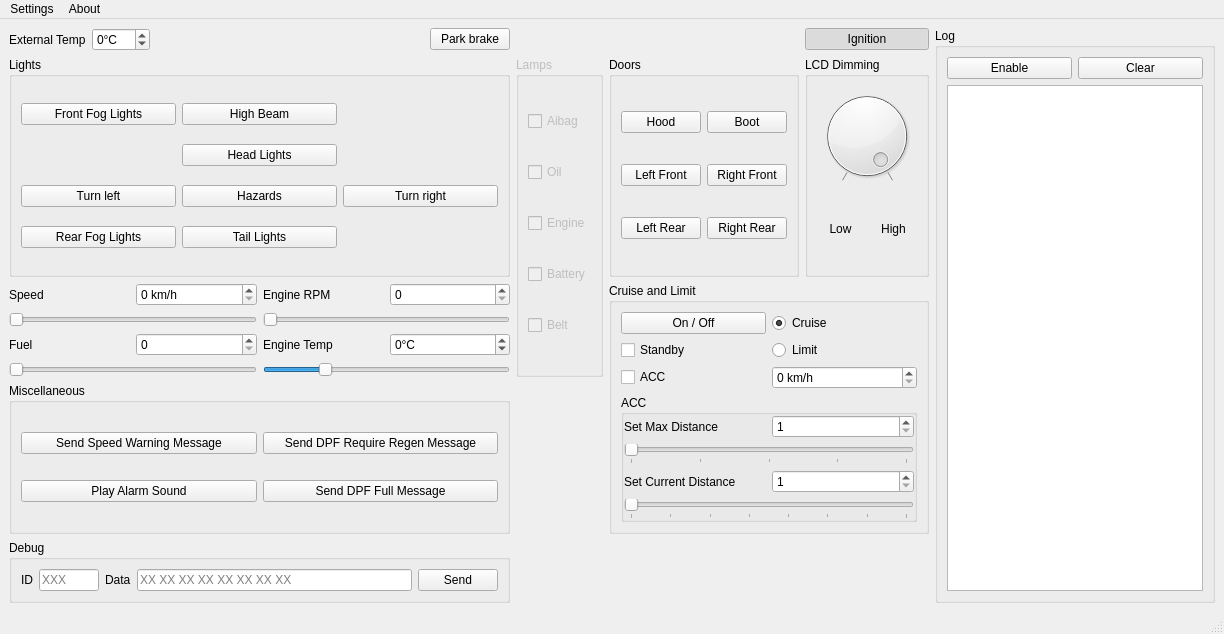
<?xml version="1.0" encoding="UTF-8"?>
<ui version="4.0">
 <class>FormCar</class>
 <widget class="QMainWindow" name="FormCar">
  <property name="geometry">
   <rect>
    <x>0</x>
    <y>0</y>
    <width>1224</width>
    <height>634</height>
   </rect>
  </property>
  <widget class="QWidget" name="centralwidget">
   <property name="windowTitle">
    <string>Form</string>
   </property>
   <property name="layoutDirection">
    <enum>Qt::LeftToRight</enum>
   </property>
   <layout class="QGridLayout" name="gridLayout">
    <property name="leftMargin">
     <number>9</number>
    </property>
    <property name="topMargin">
     <number>9</number>
    </property>
    <property name="rightMargin">
     <number>9</number>
    </property>
    <property name="bottomMargin">
     <number>9</number>
    </property>
    <item row="1" column="3" rowspan="3">
     <widget class="QGroupBox" name="groupBox">
      <property name="enabled">
       <bool>false</bool>
      </property>
      <property name="title">
       <string>Lamps</string>
      </property>
      <layout class="QVBoxLayout" name="verticalLayout_4">
       <item>
        <widget class="QCheckBox" name="checkBox_airbag">
         <property name="text">
          <string>Aibag</string>
         </property>
        </widget>
       </item>
       <item>
        <widget class="QCheckBox" name="checkBox_oil">
         <property name="text">
          <string>Oil</string>
         </property>
        </widget>
       </item>
       <item>
        <widget class="QCheckBox" name="checkBox_engine">
         <property name="text">
          <string>Engine</string>
         </property>
        </widget>
       </item>
       <item>
        <widget class="QCheckBox" name="checkBox_battery">
         <property name="text">
          <string>Battery</string>
         </property>
        </widget>
       </item>
       <item>
        <widget class="QCheckBox" name="checkBox">
         <property name="text">
          <string>Belt</string>
         </property>
        </widget>
       </item>
      </layout>
     </widget>
    </item>
    <item row="5" column="0" colspan="3">
     <widget class="QGroupBox" name="groupBox_debug">
      <property name="title">
       <string>Debug</string>
      </property>
      <layout class="QHBoxLayout" name="horizontalLayout">
       <item>
        <widget class="QLabel" name="label_2">
         <property name="text">
          <string>ID</string>
         </property>
        </widget>
       </item>
       <item>
        <widget class="QLineEdit" name="lineEdit_debugID">
         <property name="sizePolicy">
          <sizepolicy hsizetype="Minimum" vsizetype="Fixed">
           <horstretch>0</horstretch>
           <verstretch>0</verstretch>
          </sizepolicy>
         </property>
         <property name="maximumSize">
          <size>
           <width>60</width>
           <height>16777215</height>
          </size>
         </property>
         <property name="inputMask">
          <string/>
         </property>
         <property name="text">
          <string/>
         </property>
         <property name="maxLength">
          <number>3</number>
         </property>
         <property name="placeholderText">
          <string>XXX</string>
         </property>
        </widget>
       </item>
       <item>
        <widget class="QLabel" name="label_3">
         <property name="text">
          <string>Data</string>
         </property>
        </widget>
       </item>
       <item>
        <widget class="QLineEdit" name="lineEdit_debugData">
         <property name="sizePolicy">
          <sizepolicy hsizetype="Expanding" vsizetype="Fixed">
           <horstretch>0</horstretch>
           <verstretch>0</verstretch>
          </sizepolicy>
         </property>
         <property name="inputMask">
          <string/>
         </property>
         <property name="text">
          <string/>
         </property>
         <property name="maxLength">
          <number>23</number>
         </property>
         <property name="frame">
          <bool>true</bool>
         </property>
         <property name="placeholderText">
          <string>XX XX XX XX XX XX XX XX</string>
         </property>
        </widget>
       </item>
       <item>
        <widget class="QPushButton" name="pushButton_debugSend">
         <property name="sizePolicy">
          <sizepolicy hsizetype="Minimum" vsizetype="Fixed">
           <horstretch>0</horstretch>
           <verstretch>0</verstretch>
          </sizepolicy>
         </property>
         <property name="text">
          <string>Send</string>
         </property>
         <property name="checkable">
          <bool>true</bool>
         </property>
        </widget>
       </item>
      </layout>
     </widget>
    </item>
    <item row="0" column="5">
     <layout class="QHBoxLayout" name="ignitionBox">
      <item>
       <widget class="QPushButton" name="pushButton_Ignition">
        <property name="text">
         <string>Ignition</string>
        </property>
        <property name="checkable">
         <bool>true</bool>
        </property>
        <property name="checked">
         <bool>true</bool>
        </property>
       </widget>
      </item>
     </layout>
    </item>
    <item row="0" column="0" colspan="3">
     <layout class="QHBoxLayout" name="horizontalLayout_2">
      <item>
       <widget class="QLabel" name="labelExternalTemp">
        <property name="sizePolicy">
         <sizepolicy hsizetype="Preferred" vsizetype="Preferred">
          <horstretch>0</horstretch>
          <verstretch>0</verstretch>
         </sizepolicy>
        </property>
        <property name="minimumSize">
         <size>
          <width>0</width>
          <height>0</height>
         </size>
        </property>
        <property name="text">
         <string>External Temp</string>
        </property>
       </widget>
      </item>
      <item>
       <widget class="QSpinBox" name="spinBox_externalTemp">
        <property name="sizePolicy">
         <sizepolicy hsizetype="Fixed" vsizetype="Fixed">
          <horstretch>0</horstretch>
          <verstretch>0</verstretch>
         </sizepolicy>
        </property>
        <property name="maximumSize">
         <size>
          <width>16777215</width>
          <height>16777215</height>
         </size>
        </property>
        <property name="sizeIncrement">
         <size>
          <width>0</width>
          <height>0</height>
         </size>
        </property>
        <property name="baseSize">
         <size>
          <width>0</width>
          <height>0</height>
         </size>
        </property>
        <property name="showGroupSeparator" stdset="0">
         <bool>true</bool>
        </property>
        <property name="suffix">
         <string>°C</string>
        </property>
        <property name="minimum">
         <number>-40</number>
        </property>
        <property name="maximum">
         <number>64</number>
        </property>
       </widget>
      </item>
      <item>
       <spacer name="horizontalSpacer">
        <property name="orientation">
         <enum>Qt::Horizontal</enum>
        </property>
        <property name="sizeHint" stdset="0">
         <size>
          <width>40</width>
          <height>20</height>
         </size>
        </property>
       </spacer>
      </item>
      <item>
       <widget class="QPushButton" name="pushButton_parkBrake">
        <property name="text">
         <string>Park brake</string>
        </property>
        <property name="checkable">
         <bool>true</bool>
        </property>
       </widget>
      </item>
     </layout>
    </item>
    <item row="3" column="0" colspan="3">
     <layout class="QHBoxLayout" name="fuelEngineTempBox">
      <item>
       <layout class="QVBoxLayout" name="fuelLayout">
        <item>
         <layout class="QHBoxLayout" name="sub_fuelLayout">
          <item>
           <widget class="QLabel" name="fuelLabel">
            <property name="text">
             <string>Fuel</string>
            </property>
           </widget>
          </item>
          <item>
           <widget class="QSpinBox" name="spinBox_Fuel">
            <property name="maximum">
             <number>100</number>
            </property>
           </widget>
          </item>
         </layout>
        </item>
        <item>
         <widget class="QSlider" name="horizontalSlider_Fuel">
          <property name="maximum">
           <number>100</number>
          </property>
          <property name="singleStep">
           <number>1</number>
          </property>
          <property name="orientation">
           <enum>Qt::Horizontal</enum>
          </property>
         </widget>
        </item>
       </layout>
      </item>
      <item>
       <layout class="QVBoxLayout" name="engineTempLayout">
        <item>
         <layout class="QHBoxLayout" name="sub_engineTempLayout">
          <item>
           <widget class="QLabel" name="engineTempLabel">
            <property name="text">
             <string>Engine Temp</string>
            </property>
           </widget>
          </item>
          <item>
           <widget class="QSpinBox" name="spinBox_Temp">
            <property name="suffix">
             <string>°C</string>
            </property>
            <property name="minimum">
             <number>-60</number>
            </property>
            <property name="maximum">
             <number>195</number>
            </property>
           </widget>
          </item>
         </layout>
        </item>
        <item>
         <widget class="QSlider" name="horizontalSlider_EngTemp">
          <property name="minimum">
           <number>-60</number>
          </property>
          <property name="maximum">
           <number>195</number>
          </property>
          <property name="orientation">
           <enum>Qt::Horizontal</enum>
          </property>
         </widget>
        </item>
       </layout>
      </item>
     </layout>
    </item>
    <item row="4" column="0" colspan="3">
     <widget class="QGroupBox" name="miscellaneusBox">
      <property name="title">
       <string>Miscellaneous</string>
      </property>
      <property name="checkable">
       <bool>false</bool>
      </property>
      <layout class="QGridLayout" name="gridLayout_3">
       <item row="1" column="0">
        <widget class="QPushButton" name="pushButton_alarmSound">
         <property name="text">
          <string>Play Alarm Sound</string>
         </property>
         <property name="checkable">
          <bool>true</bool>
         </property>
        </widget>
       </item>
       <item row="0" column="0">
        <widget class="QPushButton" name="pushButton_speedWarning">
         <property name="text">
          <string>Send Speed Warning Message</string>
         </property>
         <property name="checkable">
          <bool>true</bool>
         </property>
         <property name="autoRepeat">
          <bool>false</bool>
         </property>
        </widget>
       </item>
       <item row="0" column="1">
        <widget class="QPushButton" name="pushButton_dpfRegen">
         <property name="text">
          <string>Send DPF Require Regen Message</string>
         </property>
         <property name="checkable">
          <bool>true</bool>
         </property>
        </widget>
       </item>
       <item row="1" column="1">
        <widget class="QPushButton" name="pushButton_dpfFull">
         <property name="text">
          <string>Send DPF Full Message</string>
         </property>
         <property name="checkable">
          <bool>true</bool>
         </property>
        </widget>
       </item>
      </layout>
     </widget>
    </item>
    <item row="1" column="4">
     <widget class="QGroupBox" name="doorsBox">
      <property name="enabled">
       <bool>true</bool>
      </property>
      <property name="title">
       <string>Doors</string>
      </property>
      <layout class="QGridLayout" name="gridLayout_2">
       <item row="0" column="1">
        <widget class="QPushButton" name="pushButton_bootButton">
         <property name="text">
          <string>Boot</string>
         </property>
         <property name="checkable">
          <bool>true</bool>
         </property>
        </widget>
       </item>
       <item row="2" column="1">
        <widget class="QPushButton" name="pushButton_rrDoorButton">
         <property name="text">
          <string>Right Rear</string>
         </property>
         <property name="checkable">
          <bool>true</bool>
         </property>
        </widget>
       </item>
       <item row="2" column="0">
        <widget class="QPushButton" name="pushButton_lrDoorButton">
         <property name="text">
          <string>Left Rear</string>
         </property>
         <property name="checkable">
          <bool>true</bool>
         </property>
        </widget>
       </item>
       <item row="1" column="0">
        <widget class="QPushButton" name="pushButton_lfDoorButton">
         <property name="text">
          <string>Left Front</string>
         </property>
         <property name="checkable">
          <bool>true</bool>
         </property>
        </widget>
       </item>
       <item row="1" column="1">
        <widget class="QPushButton" name="pushButton_rfDoorButton">
         <property name="text">
          <string>Right Front</string>
         </property>
         <property name="checkable">
          <bool>true</bool>
         </property>
        </widget>
       </item>
       <item row="0" column="0">
        <widget class="QPushButton" name="pushButton_hoodButton">
         <property name="text">
          <string>Hood</string>
         </property>
         <property name="checkable">
          <bool>true</bool>
         </property>
        </widget>
       </item>
      </layout>
     </widget>
    </item>
    <item row="0" column="6" rowspan="6">
     <widget class="QGroupBox" name="groupBox_log">
      <property name="title">
       <string>Log</string>
      </property>
      <layout class="QVBoxLayout" name="verticalLayout_3">
       <item>
        <layout class="QHBoxLayout" name="horizontalLayout_3">
         <item>
          <widget class="QPushButton" name="pushButton_logEnable">
           <property name="text">
            <string>Enable</string>
           </property>
           <property name="checkable">
            <bool>true</bool>
           </property>
          </widget>
         </item>
         <item>
          <widget class="QPushButton" name="pushButton_logClear">
           <property name="enabled">
            <bool>true</bool>
           </property>
           <property name="text">
            <string>Clear</string>
           </property>
          </widget>
         </item>
        </layout>
       </item>
       <item>
        <widget class="QPlainTextEdit" name="plainTextEdit_log">
         <property name="enabled">
          <bool>true</bool>
         </property>
         <property name="lineWrapMode">
          <enum>QPlainTextEdit::NoWrap</enum>
         </property>
         <property name="readOnly">
          <bool>true</bool>
         </property>
        </widget>
       </item>
      </layout>
     </widget>
    </item>
    <item row="2" column="0" colspan="3">
     <layout class="QHBoxLayout" name="speedRPMBox">
      <item>
       <layout class="QVBoxLayout" name="speedLayout">
        <item>
         <layout class="QHBoxLayout" name="sub_speedLayout">
          <item>
           <widget class="QLabel" name="speedLabel">
            <property name="text">
             <string>Speed</string>
            </property>
           </widget>
          </item>
          <item>
           <widget class="QSpinBox" name="spinBox_Speed">
            <property name="suffix">
             <string> km/h</string>
            </property>
            <property name="maximum">
             <number>315</number>
            </property>
           </widget>
          </item>
         </layout>
        </item>
        <item>
         <widget class="QSlider" name="horizontalSlider_Speed">
          <property name="maximum">
           <number>315</number>
          </property>
          <property name="orientation">
           <enum>Qt::Horizontal</enum>
          </property>
         </widget>
        </item>
       </layout>
      </item>
      <item>
       <layout class="QVBoxLayout" name="engineRPMLayout">
        <item>
         <layout class="QHBoxLayout" name="sub_engineRPMLayout">
          <item>
           <widget class="QLabel" name="engineRPMLabel">
            <property name="text">
             <string>Engine RPM</string>
            </property>
           </widget>
          </item>
          <item>
           <widget class="QSpinBox" name="spinBox_RPM">
            <property name="maximum">
             <number>8000</number>
            </property>
           </widget>
          </item>
         </layout>
        </item>
        <item>
         <widget class="QSlider" name="horizontalSlider_RPM">
          <property name="maximum">
           <number>8000</number>
          </property>
          <property name="orientation">
           <enum>Qt::Horizontal</enum>
          </property>
          <property name="tickPosition">
           <enum>QSlider::NoTicks</enum>
          </property>
          <property name="tickInterval">
           <number>0</number>
          </property>
         </widget>
        </item>
       </layout>
      </item>
     </layout>
    </item>
    <item row="1" column="5">
     <widget class="QGroupBox" name="dimming_Box">
      <property name="title">
       <string>LCD Dimming</string>
      </property>
      <layout class="QVBoxLayout" name="verticalLayout_2">
       <item>
        <widget class="QDial" name="dial_Dimming">
         <property name="layoutDirection">
          <enum>Qt::LeftToRight</enum>
         </property>
         <property name="autoFillBackground">
          <bool>false</bool>
         </property>
         <property name="inputMethodHints">
          <set>Qt::ImhNone</set>
         </property>
         <property name="maximum">
          <number>1</number>
         </property>
         <property name="pageStep">
          <number>1</number>
         </property>
         <property name="value">
          <number>1</number>
         </property>
         <property name="orientation">
          <enum>Qt::Horizontal</enum>
         </property>
         <property name="invertedControls">
          <bool>false</bool>
         </property>
         <property name="notchesVisible">
          <bool>true</bool>
         </property>
        </widget>
       </item>
       <item>
        <layout class="QHBoxLayout" name="dimming_Layout">
         <item>
          <widget class="QLabel" name="dimmingLow">
           <property name="layoutDirection">
            <enum>Qt::LeftToRight</enum>
           </property>
           <property name="text">
            <string>Low</string>
           </property>
           <property name="alignment">
            <set>Qt::AlignCenter</set>
           </property>
          </widget>
         </item>
         <item>
          <widget class="QLabel" name="dimmingHigh">
           <property name="text">
            <string>High</string>
           </property>
           <property name="alignment">
            <set>Qt::AlignCenter</set>
           </property>
          </widget>
         </item>
        </layout>
       </item>
      </layout>
     </widget>
    </item>
    <item row="1" column="0" colspan="3">
     <widget class="QGroupBox" name="lightsBox">
      <property name="sizePolicy">
       <sizepolicy hsizetype="Preferred" vsizetype="Preferred">
        <horstretch>100</horstretch>
        <verstretch>100</verstretch>
       </sizepolicy>
      </property>
      <property name="title">
       <string>Lights</string>
      </property>
      <property name="checkable">
       <bool>false</bool>
      </property>
      <layout class="QGridLayout" name="gridLayout_4">
       <property name="leftMargin">
        <number>9</number>
       </property>
       <property name="topMargin">
        <number>9</number>
       </property>
       <property name="rightMargin">
        <number>9</number>
       </property>
       <property name="bottomMargin">
        <number>9</number>
       </property>
       <property name="horizontalSpacing">
        <number>6</number>
       </property>
       <property name="verticalSpacing">
        <number>2</number>
       </property>
       <item row="7" column="0">
        <widget class="QPushButton" name="pushButton_RearFogLights">
         <property name="text">
          <string>Rear Fog Lights</string>
         </property>
         <property name="checkable">
          <bool>true</bool>
         </property>
        </widget>
       </item>
       <item row="7" column="1">
        <widget class="QPushButton" name="pushButton_TailLights">
         <property name="text">
          <string>Tail Lights</string>
         </property>
         <property name="checkable">
          <bool>true</bool>
         </property>
        </widget>
       </item>
       <item row="1" column="0">
        <widget class="QPushButton" name="pushButton_FrontFogLights">
         <property name="text">
          <string>Front Fog Lights</string>
         </property>
         <property name="checkable">
          <bool>true</bool>
         </property>
        </widget>
       </item>
       <item row="5" column="1">
        <widget class="QPushButton" name="pushButton_hazardLights">
         <property name="enabled">
          <bool>true</bool>
         </property>
         <property name="text">
          <string>Hazards</string>
         </property>
         <property name="checkable">
          <bool>true</bool>
         </property>
        </widget>
       </item>
       <item row="5" column="0">
        <widget class="QPushButton" name="pushButton_LeftTurn">
         <property name="text">
          <string>Turn left</string>
         </property>
         <property name="checkable">
          <bool>true</bool>
         </property>
        </widget>
       </item>
       <item row="4" column="1">
        <widget class="QPushButton" name="pushButton_HeadLights">
         <property name="text">
          <string>Head Lights</string>
         </property>
         <property name="checkable">
          <bool>true</bool>
         </property>
        </widget>
       </item>
       <item row="5" column="2">
        <widget class="QPushButton" name="pushButton_RightTurn">
         <property name="sizePolicy">
          <sizepolicy hsizetype="Preferred" vsizetype="Preferred">
           <horstretch>0</horstretch>
           <verstretch>0</verstretch>
          </sizepolicy>
         </property>
         <property name="text">
          <string>Turn right</string>
         </property>
         <property name="checkable">
          <bool>true</bool>
         </property>
        </widget>
       </item>
       <item row="1" column="1">
        <widget class="QPushButton" name="pushButton_HighBeam">
         <property name="text">
          <string>High Beam</string>
         </property>
         <property name="checkable">
          <bool>true</bool>
         </property>
        </widget>
       </item>
      </layout>
     </widget>
    </item>
    <item row="2" column="4" rowspan="3" colspan="2">
     <widget class="QGroupBox" name="cruiseBox">
      <property name="title">
       <string>Cruise and Limit</string>
      </property>
      <layout class="QGridLayout" name="gridLayout_5">
       <item row="0" column="0">
        <widget class="QPushButton" name="pushButton_cruiseEnable">
         <property name="text">
          <string>On / Off</string>
         </property>
         <property name="checkable">
          <bool>true</bool>
         </property>
        </widget>
       </item>
       <item row="3" column="1">
        <widget class="QSpinBox" name="spinBox_cruiseSpeed">
         <property name="suffix">
          <string> km/h</string>
         </property>
         <property name="maximum">
          <number>268</number>
         </property>
        </widget>
       </item>
       <item row="3" column="0">
        <widget class="QCheckBox" name="checkBox_accStatus">
         <property name="text">
          <string>ACC</string>
         </property>
        </widget>
       </item>
       <item row="1" column="1">
        <widget class="QRadioButton" name="radioButton_limit">
         <property name="text">
          <string>Limit</string>
         </property>
        </widget>
       </item>
       <item row="4" column="0" colspan="2">
        <widget class="QGroupBox" name="accBox">
         <property name="title">
          <string>ACC</string>
         </property>
         <layout class="QVBoxLayout" name="accLayout">
          <property name="spacing">
           <number>6</number>
          </property>
          <property name="leftMargin">
           <number>0</number>
          </property>
          <property name="topMargin">
           <number>0</number>
          </property>
          <property name="rightMargin">
           <number>0</number>
          </property>
          <property name="bottomMargin">
           <number>0</number>
          </property>
          <item>
           <layout class="QVBoxLayout" name="accMaxDistanceVLayout">
            <item>
             <layout class="QHBoxLayout" name="accOnStandbyLayout"/>
            </item>
            <item>
             <layout class="QHBoxLayout" name="accMaxDistanceLayout">
              <item>
               <widget class="QLabel" name="accMaxDistanceLabel">
                <property name="text">
                 <string>Set Max Distance</string>
                </property>
               </widget>
              </item>
              <item>
               <widget class="QSpinBox" name="spinBox_accSetDistance">
                <property name="enabled">
                 <bool>true</bool>
                </property>
                <property name="minimum">
                 <number>1</number>
                </property>
                <property name="maximum">
                 <number>5</number>
                </property>
               </widget>
              </item>
             </layout>
            </item>
            <item>
             <widget class="QSlider" name="horizontalSlider_accSetDistance">
              <property name="sizePolicy">
               <sizepolicy hsizetype="Expanding" vsizetype="Fixed">
                <horstretch>0</horstretch>
                <verstretch>0</verstretch>
               </sizepolicy>
              </property>
              <property name="minimumSize">
               <size>
                <width>0</width>
                <height>0</height>
               </size>
              </property>
              <property name="maximumSize">
               <size>
                <width>16777215</width>
                <height>16777215</height>
               </size>
              </property>
              <property name="whatsThis">
               <string/>
              </property>
              <property name="accessibleDescription">
               <string/>
              </property>
              <property name="minimum">
               <number>1</number>
              </property>
              <property name="maximum">
               <number>5</number>
              </property>
              <property name="pageStep">
               <number>1</number>
              </property>
              <property name="value">
               <number>1</number>
              </property>
              <property name="sliderPosition">
               <number>1</number>
              </property>
              <property name="orientation">
               <enum>Qt::Horizontal</enum>
              </property>
              <property name="tickPosition">
               <enum>QSlider::TicksBelow</enum>
              </property>
              <property name="tickInterval">
               <number>1</number>
              </property>
             </widget>
            </item>
           </layout>
          </item>
          <item>
           <layout class="QVBoxLayout" name="accCurrentDistanceVLayout">
            <item>
             <layout class="QHBoxLayout" name="accCurrentDistanceLayout">
              <item>
               <widget class="QLabel" name="accCurrentDistanceLabel">
                <property name="enabled">
                 <bool>true</bool>
                </property>
                <property name="text">
                 <string>Set Current Distance</string>
                </property>
               </widget>
              </item>
              <item>
               <widget class="QSpinBox" name="spinBox_accSimulateDistance">
                <property name="enabled">
                 <bool>true</bool>
                </property>
                <property name="minimum">
                 <number>1</number>
                </property>
                <property name="maximum">
                 <number>8</number>
                </property>
               </widget>
              </item>
             </layout>
            </item>
            <item>
             <widget class="QSlider" name="horizontalSlider_accSimulateDistance">
              <property name="enabled">
               <bool>true</bool>
              </property>
              <property name="minimum">
               <number>1</number>
              </property>
              <property name="maximum">
               <number>8</number>
              </property>
              <property name="pageStep">
               <number>1</number>
              </property>
              <property name="sliderPosition">
               <number>1</number>
              </property>
              <property name="orientation">
               <enum>Qt::Horizontal</enum>
              </property>
              <property name="tickPosition">
               <enum>QSlider::TicksBelow</enum>
              </property>
              <property name="tickInterval">
               <number>1</number>
              </property>
             </widget>
            </item>
           </layout>
          </item>
         </layout>
        </widget>
       </item>
       <item row="1" column="0">
        <widget class="QCheckBox" name="checkBox_cruiseStandby">
         <property name="enabled">
          <bool>true</bool>
         </property>
         <property name="text">
          <string>Standby</string>
         </property>
         <property name="checked">
          <bool>false</bool>
         </property>
        </widget>
       </item>
       <item row="0" column="1">
        <widget class="QRadioButton" name="radioButton_cruise">
         <property name="text">
          <string>Cruise</string>
         </property>
         <property name="checked">
          <bool>true</bool>
         </property>
        </widget>
       </item>
      </layout>
     </widget>
    </item>
   </layout>
  </widget>
  <widget class="QMenuBar" name="menuBar">
   <property name="geometry">
    <rect>
     <x>0</x>
     <y>0</y>
     <width>1224</width>
     <height>22</height>
    </rect>
   </property>
   <widget class="QMenu" name="menuSettings">
    <property name="title">
     <string>Settings</string>
    </property>
    <addaction name="actionShow_log"/>
    <addaction name="actionShow_dbg"/>
   </widget>
   <widget class="QMenu" name="menuAbout">
    <property name="title">
     <string>About</string>
    </property>
   </widget>
   <addaction name="menuSettings"/>
   <addaction name="menuAbout"/>
  </widget>
  <widget class="QStatusBar" name="statusBar"/>
  <action name="actionShow_log">
   <property name="checkable">
    <bool>true</bool>
   </property>
   <property name="text">
    <string>Show log</string>
   </property>
  </action>
  <action name="actionShow_debug">
   <property name="checkable">
    <bool>true</bool>
   </property>
   <property name="text">
    <string>Show debug</string>
   </property>
  </action>
  <action name="actionShow_dbg">
   <property name="checkable">
    <bool>true</bool>
   </property>
   <property name="text">
    <string>Show debug</string>
   </property>
  </action>
 </widget>
 <resources/>
 <connections>
  <connection>
   <sender>horizontalSlider_Fuel</sender>
   <signal>valueChanged(int)</signal>
   <receiver>spinBox_Fuel</receiver>
   <slot>setValue(int)</slot>
   <hints>
    <hint type="sourcelabel">
     <x>109</x>
     <y>322</y>
    </hint>
    <hint type="destinationlabel">
     <x>348</x>
     <y>293</y>
    </hint>
   </hints>
  </connection>
  <connection>
   <sender>spinBox_Fuel</sender>
   <signal>valueChanged(int)</signal>
   <receiver>horizontalSlider_Fuel</receiver>
   <slot>setValue(int)</slot>
   <hints>
    <hint type="sourcelabel">
     <x>348</x>
     <y>293</y>
    </hint>
    <hint type="destinationlabel">
     <x>109</x>
     <y>322</y>
    </hint>
   </hints>
  </connection>
  <connection>
   <sender>spinBox_Speed</sender>
   <signal>valueChanged(int)</signal>
   <receiver>horizontalSlider_Speed</receiver>
   <slot>setValue(int)</slot>
   <hints>
    <hint type="sourcelabel">
     <x>348</x>
     <y>233</y>
    </hint>
    <hint type="destinationlabel">
     <x>109</x>
     <y>262</y>
    </hint>
   </hints>
  </connection>
  <connection>
   <sender>spinBox_Temp</sender>
   <signal>valueChanged(int)</signal>
   <receiver>horizontalSlider_EngTemp</receiver>
   <slot>setValue(int)</slot>
   <hints>
    <hint type="sourcelabel">
     <x>694</x>
     <y>293</y>
    </hint>
    <hint type="destinationlabel">
     <x>695</x>
     <y>322</y>
    </hint>
   </hints>
  </connection>
  <connection>
   <sender>horizontalSlider_EngTemp</sender>
   <signal>valueChanged(int)</signal>
   <receiver>spinBox_Temp</receiver>
   <slot>setValue(int)</slot>
   <hints>
    <hint type="sourcelabel">
     <x>695</x>
     <y>322</y>
    </hint>
    <hint type="destinationlabel">
     <x>694</x>
     <y>293</y>
    </hint>
   </hints>
  </connection>
  <connection>
   <sender>horizontalSlider_Speed</sender>
   <signal>valueChanged(int)</signal>
   <receiver>spinBox_Speed</receiver>
   <slot>setValue(int)</slot>
   <hints>
    <hint type="sourcelabel">
     <x>109</x>
     <y>262</y>
    </hint>
    <hint type="destinationlabel">
     <x>348</x>
     <y>233</y>
    </hint>
   </hints>
  </connection>
  <connection>
   <sender>horizontalSlider_RPM</sender>
   <signal>valueChanged(int)</signal>
   <receiver>spinBox_RPM</receiver>
   <slot>setValue(int)</slot>
   <hints>
    <hint type="sourcelabel">
     <x>695</x>
     <y>262</y>
    </hint>
    <hint type="destinationlabel">
     <x>694</x>
     <y>233</y>
    </hint>
   </hints>
  </connection>
  <connection>
   <sender>spinBox_RPM</sender>
   <signal>valueChanged(int)</signal>
   <receiver>horizontalSlider_RPM</receiver>
   <slot>setValue(int)</slot>
   <hints>
    <hint type="sourcelabel">
     <x>694</x>
     <y>233</y>
    </hint>
    <hint type="destinationlabel">
     <x>695</x>
     <y>262</y>
    </hint>
   </hints>
  </connection>
  <connection>
   <sender>spinBox_accSetDistance</sender>
   <signal>valueChanged(int)</signal>
   <receiver>horizontalSlider_accSetDistance</receiver>
   <slot>setValue(int)</slot>
   <hints>
    <hint type="sourcelabel">
     <x>876</x>
     <y>279</y>
    </hint>
    <hint type="destinationlabel">
     <x>877</x>
     <y>315</y>
    </hint>
   </hints>
  </connection>
  <connection>
   <sender>horizontalSlider_accSetDistance</sender>
   <signal>valueChanged(int)</signal>
   <receiver>spinBox_accSetDistance</receiver>
   <slot>setValue(int)</slot>
   <hints>
    <hint type="sourcelabel">
     <x>877</x>
     <y>315</y>
    </hint>
    <hint type="destinationlabel">
     <x>876</x>
     <y>279</y>
    </hint>
   </hints>
  </connection>
  <connection>
   <sender>spinBox_accSimulateDistance</sender>
   <signal>valueChanged(int)</signal>
   <receiver>horizontalSlider_accSimulateDistance</receiver>
   <slot>setValue(int)</slot>
   <hints>
    <hint type="sourcelabel">
     <x>876</x>
     <y>361</y>
    </hint>
    <hint type="destinationlabel">
     <x>877</x>
     <y>413</y>
    </hint>
   </hints>
  </connection>
  <connection>
   <sender>horizontalSlider_accSimulateDistance</sender>
   <signal>valueChanged(int)</signal>
   <receiver>spinBox_accSimulateDistance</receiver>
   <slot>setValue(int)</slot>
   <hints>
    <hint type="sourcelabel">
     <x>877</x>
     <y>413</y>
    </hint>
    <hint type="destinationlabel">
     <x>876</x>
     <y>361</y>
    </hint>
   </hints>
  </connection>
  <connection>
   <sender>pushButton_dpfRegen</sender>
   <signal>clicked(bool)</signal>
   <receiver>pushButton_dpfFull</receiver>
   <slot>setDisabled(bool)</slot>
   <hints>
    <hint type="sourcelabel">
     <x>357</x>
     <y>368</y>
    </hint>
    <hint type="destinationlabel">
     <x>583</x>
     <y>368</y>
    </hint>
   </hints>
  </connection>
  <connection>
   <sender>pushButton_dpfFull</sender>
   <signal>clicked(bool)</signal>
   <receiver>pushButton_dpfRegen</receiver>
   <slot>setDisabled(bool)</slot>
   <hints>
    <hint type="sourcelabel">
     <x>518</x>
     <y>367</y>
    </hint>
    <hint type="destinationlabel">
     <x>380</x>
     <y>368</y>
    </hint>
   </hints>
  </connection>
 </connections>
</ui>
